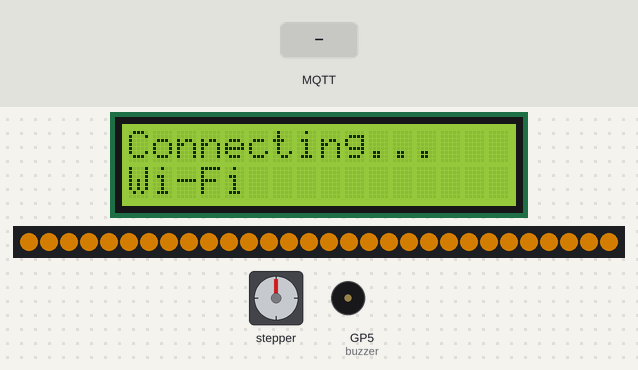
A program run on a simulated Raspberry Pi Pico running MicroPython. On the bench: 16×2 character LCD, 30 RGB LEDs in strip order, left to right, stepper motor, buzzer (waves = sounding). The test bench sets the inputs (shaded band). Dim RGB values are drawn brighter than linear; WiFi joins after 1.5 s; no MQTT or app messages arrive unless stated; the stepper is drawn at 2048 steps a turn; library files of the repository ran but are not shown: ws2812.py; what the program prints to the serial console is not drawn.

Above: at 1.2 s.
1.3 s: MQTT message "BAD_PIN" arrives on the first subscribed topic
At 3.5 s:
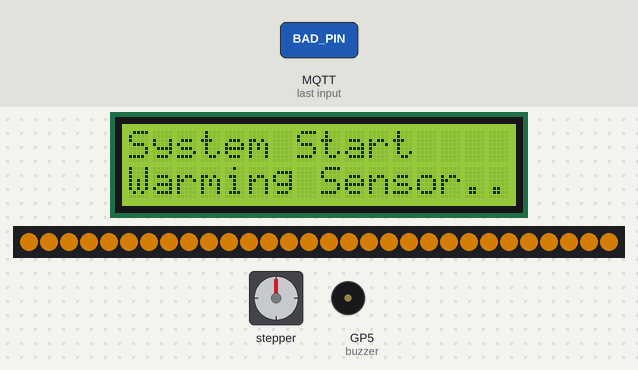
4.0 s: MQTT message "LOCK" arrives on the first subscribed topic
At 4.6 s:
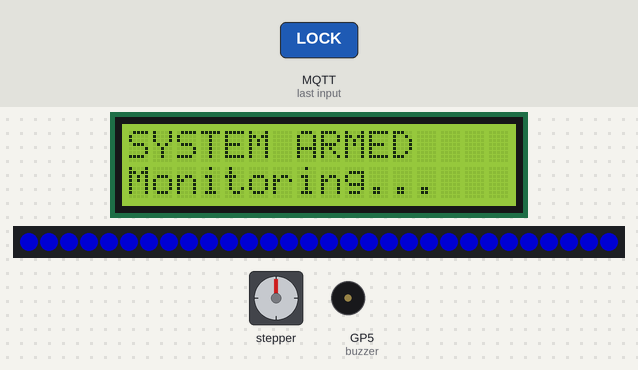
5.5 s: MQTT message "LOCK" arrives on the first subscribed topic
7.1 s: MQTT message "UNLOCK" arrives on the first subscribed topic
At 7.59 s:
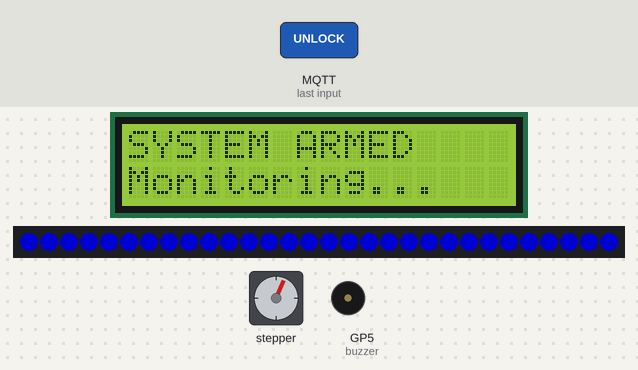
14.9 s: MQTT message "BAD_PIN" arrives on the first subscribed topic
At 17.5 s:
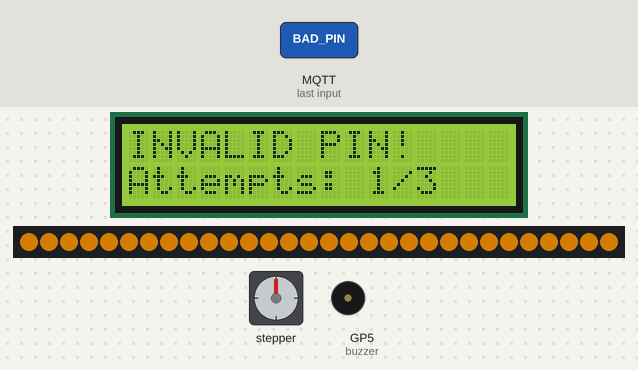
17.9 s: MQTT message "UNLOCK" arrives on the first subscribed topic
At 19.3 s:
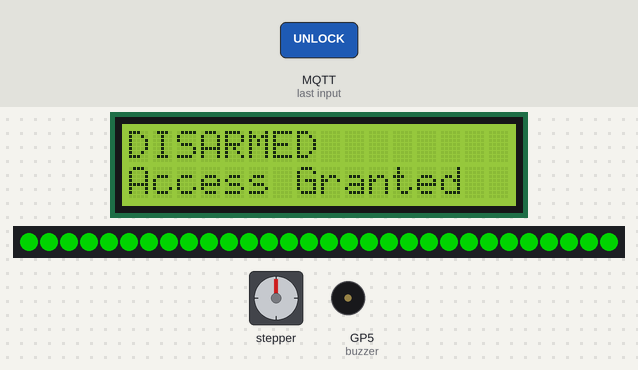
Timing chart, 0 to 20.9 s (numbered marks = the images above; inputs shaded):
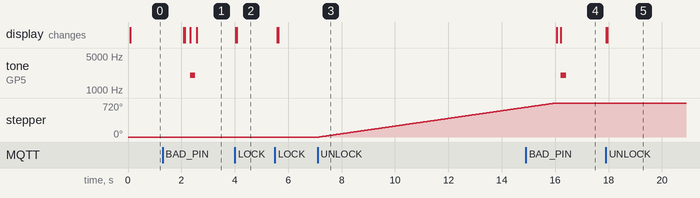

Measured:
- after the input at 1.3 s, tone on GP5 (buzzer): silent → 2000 Hz after 1.0 s, → silent 0.20 s later; the display: first differs from a run without the input after 1.0 s (image 1 shows a later state)
- after the input at 7.1 s, stepper: keeps turning clockwise at about 81°/s, starting after 0.06 s
- after the input at 14.9 s, tone on GP5 (buzzer): silent → 2000 Hz after 1.3 s, → silent 0.20 s later; the display: first differs from a run without the input after 1.3 s (image 4)

The program:

main_-_stepper_motor.py
```python
import network
import uasyncio as asyncio
import time
import ssl
import socket
import ujson
from machine import Pin, PWM, SoftI2C
from umqtt.simple import MQTTClient
from machine_i2c_lcd import I2cLcd
from ws2812 import WS2812
import config

# ==========================================
# 1. HARDWARE CONFIGURATION
# ==========================================
PIR_PIN = 7         # PIR Sensor
BUZZER_PIN = 5      # Buzzer
# Stepper Motor Pins (ULN2003 Driver)
IN1_PIN = 18
IN2_PIN = 19
IN3_PIN = 20
IN4_PIN = 21

LCD_SDA = 2         # I2C Data
LCD_SCL = 3         # I2C Clock
LED_PIN = 16        # Neopixel LED
LED_COUNT = 30      # LED Count

# Constants
DEBOUNCE_DELAY = 3  # Seconds between motion events
LOCKOUT_LIMIT = 3   # Max failed attempts
WARMUP_TIME = 20    # Seconds to wait for PIR to stabilize

# MQTT Topics
TOPIC_CMD = b"home/security/cmd"         # Incoming
TOPIC_COUNT = b"home/security/pir_count" # Outgoing
TOPIC_AUTH = b"home/security/auth_count" # Outgoing
TOPIC_STATE = b"home/security/state"     # Outgoing

# LED Colors
COLOR_BLACK = (0, 0, 0)
COLOR_RED   = (255, 0, 0)
COLOR_GREEN = (0, 255, 0)
COLOR_BLUE  = (0, 0, 255)
COLOR_YELLOW= (255, 150, 0)

# ==========================================
# 2. GLOBAL STATE
# ==========================================
current_state = 1
failed_attempts = 0
last_motion_time = 0
intruder_count = 0
authorized_count = 0
client = None  # Global MQTT client variable
is_locked = True # Track physical lock state

# ==========================================
# 3. SETUP HARDWARE
# ==========================================
# PIR
pir = Pin(PIR_PIN, Pin.IN, Pin.PULL_DOWN)

# Buzzer
buzzer = PWM(Pin(BUZZER_PIN))
buzzer.freq(2000)
buzzer.duty_u16(0)

# Stepper Motor Setup
stepper_pins = [
    Pin(IN1_PIN, Pin.OUT),
    Pin(IN2_PIN, Pin.OUT),
    Pin(IN3_PIN, Pin.OUT),
    Pin(IN4_PIN, Pin.OUT)
]

# Half-step sequence for 28BYJ-48 (8 steps)
step_sequence = [
    [1, 0, 0, 0],
    [1, 1, 0, 0],
    [0, 1, 0, 0],
    [0, 1, 1, 0],
    [0, 0, 1, 0],
    [0, 0, 1, 1],
    [0, 0, 0, 1],
    [1, 0, 0, 1]
]

# LCD
i2c = SoftI2C(sda=Pin(LCD_SDA), scl=Pin(LCD_SCL), freq=400000)
try:
    lcd = I2cLcd(i2c, 0x27, 2, 16)
except Exception as e:
    print(f"LCD Init Error: {e}")
    lcd = None

# LED
try:
    led = WS2812(LED_PIN, LED_COUNT)
except Exception as e:
    print(f"LED Init Error: {e}")
    led = None

# ==========================================
# 4. HELPER FUNCTIONS
# ==========================================
def set_led(color):
    if led:
        led.pixels_fill(color)
        led.pixels_show()

def buzzer_on():
    buzzer.duty_u16(30000)

def buzzer_off():
    buzzer.duty_u16(0)

def update_display(line1, line2=""):
    if lcd:
        try:
            lcd.clear()
            lcd.putstr(line1)
            if line2:
                lcd.move_to(0, 1)
                lcd.putstr(line2)
        except:
            pass

def rotate_stepper(direction):
    """
    Rotates the stepper motor approx 90 degrees.
    direction: 1 for Open (Clockwise), -1 for Close (Counter-Clockwise)
    """
    global is_locked

    # Don't try to lock if already locked, or open if already open
    if direction == 1 and not is_locked:
        return
    if direction == -1 and is_locked:
        return

    print(f"[STEPPER] Moving {'Unlock' if direction == 1 else 'Lock'}...")

    # 28BYJ-48 is approx 4096 steps per revolution (half-step)
    # 90 degrees = ~1024 steps
    steps_to_move = 1024

    for _ in range(steps_to_move):
        for step in step_sequence if direction == 1 else reversed(step_sequence):
            for i in range(4):
                stepper_pins[i].value(step[i])
            time.sleep_us(1000) # Speed control (1ms delay)

    # Turn off coils to save power and stop heating
    for pin in stepper_pins:
        pin.value(0)

    # Update logic state
    is_locked = (direction == -1)
    print("[STEPPER] Done.")

# ==========================================
# 5. ASYNC TASKS
# ==========================================

async def web_server():
    """Simple HTTP Server"""
    print("[WEB] Starting Server...")
    try:
        addr = socket.getaddrinfo('0.0.0.0', 80)[0][-1]
        s = socket.socket()
        s.setsockopt(socket.SOL_SOCKET, socket.SO_REUSEADDR, 1)
        s.bind(addr)
        s.listen(5)
        s.setblocking(False)

        while True:
            try:
                conn, addr = s.accept()
                request = conn.recv(1024)
                state_str = ["DISARMED", "ARMED", "ALERT", "LOCKOUT"][current_state]
                response = f"""HTTP/1.1 200 OK\r\nContent-Type: text/html\r\n\r\n
                <!DOCTYPE html>
                <html><body>
                  <h1>Security System</h1>
                  <p>State: {state_str}</p>
                  <p>Intruders: {intruder_count}</p>
                  <p>Authorized: {authorized_count}</p>
                </body></html>"""
                conn.send(response)
                conn.close()
            except OSError:
                pass
            await asyncio.sleep(0.1)
    except Exception as e:
         print("Server Init Error:", e)

async def mqtt_loop(client_instance):
    while True:
        try:
            client_instance.check_msg()
        except OSError:
            print("MQTT Error")
        await asyncio.sleep(0.1)

def mqtt_callback(topic, msg):
    global current_state, failed_attempts, intruder_count, authorized_count

    cmd = msg.decode().upper()
    print(f"[MQTT] Received: {cmd}")

    # --- ADMIN RESET ---
    if current_state == 3 and cmd == "ADMIN_RESET":
        failed_attempts = 0
        current_state = 1
        update_display("SYSTEM RESET", "Attempts Cleared")
        set_led(COLOR_BLUE)
        rotate_stepper(-1) # Lock
        return

    # --- UNLOCK / DISARM ---
    if cmd == "UNLOCK":
        failed_attempts = 0
        current_state = 0

        authorized_count += 1
        if client:
            client.publish(TOPIC_AUTH, str(authorized_count).encode())
            client.publish(TOPIC_STATE, b'DISARMED')

        rotate_stepper(1) # Open (1)
        buzzer_off()
        set_led(COLOR_GREEN)
        update_display("DISARMED", "Access Granted")

    # --- LOCK / ARM ---
    elif cmd == "LOCK":
        current_state = 1
        rotate_stepper(-1) # Close (-1)
        set_led(COLOR_BLUE)
        update_display("SYSTEM ARMED", "Monitoring...")
        if client:
            client.publish(TOPIC_STATE, b'ARMED')

    # --- BAD PIN ---
    elif cmd == "BAD_PIN":
        failed_attempts += 1
        update_display("INVALID PIN!", f"Attempts: {failed_attempts}/3")
        set_led(COLOR_YELLOW)
        buzzer_on()
        time.sleep(0.2)
        buzzer_off()

        if failed_attempts >= LOCKOUT_LIMIT:
            current_state = 3
            update_display("SYSTEM LOCKED", "Wait 60s...")
            set_led(COLOR_RED)
            rotate_stepper(-1) # Ensure locked
            if client:
                client.publish(TOPIC_STATE, b'LOCKOUT')

async def sensor_loop(client_instance):
    global current_state, last_motion_time, intruder_count

    # Warmup
    print("Starting PIR Warmup...")
    update_display("System Start", "Warming Sensor..")
    # Ensure motor is in locked position at start
    rotate_stepper(-1)
    set_led(COLOR_YELLOW)

    for i in range(WARMUP_TIME):
        if i % 5 == 0: print(f"Warming up... {WARMUP_TIME - i}s")
        await asyncio.sleep(1)

    print("PIR Ready.")
    update_display("SYSTEM ARMED", "Monitoring...")
    set_led(COLOR_BLUE)

    # Auto-Reset Vars
    ALARM_DURATION = 5
    REARM_DELAY = 5
    alert_start_time = 0

    while True:
        # ARMED CHECK
        if current_state == 1:
            if pir.value() == 1:
                now = time.time()
                if (now - last_motion_time) > DEBOUNCE_DELAY:
                    intruder_count += 1
                    print(f"Motion! Intruder count: {intruder_count}")

                    if client_instance:
                        client_instance.publish(TOPIC_COUNT, str(intruder_count).encode())
                        client_instance.publish(TOPIC_STATE, b'INTRUDER')

                    last_motion_time = now
                    current_state = 2 # ALERT
                    alert_start_time = now

                    update_display("!! ALERT !!", f"Intruders: {intruder_count}")
                    set_led(COLOR_RED)

        # ALERT HANDLER
        if current_state == 2:
            if time.time() - alert_start_time > ALARM_DURATION:
                buzzer_off()
                update_display("Re-arming...", "Please Wait")
                set_led(COLOR_YELLOW)
                await asyncio.sleep(REARM_DELAY)

                current_state = 1
                update_display("SYSTEM ARMED", "Monitoring...")
                set_led(COLOR_BLUE)
                if client_instance:
                    client_instance.publish(TOPIC_STATE, b'ARMED')
            else:
                buzzer_on()
                await asyncio.sleep(0.5)
                buzzer_off()
                await asyncio.sleep(0.5)

        # LOCKOUT HANDLER
        elif current_state == 3:
            buzzer_on()
            await asyncio.sleep(1)
            buzzer_off()
            await asyncio.sleep(2)
        else:
            await asyncio.sleep(0.1)

# ==========================================
# 6. MAIN SETUP
# ==========================================
async def main():
    global client
    set_led(COLOR_YELLOW)
    update_display("Connecting...", "Wi-Fi")

    wlan = network.WLAN(network.STA_IF)
    wlan.active(True)
    wlan.connect(config.ssid, config.pwd)

    max_wait = 15
    while max_wait > 0:
        if wlan.status() < 0 or wlan.status() >= 3:
            break
        max_wait -= 1
        await asyncio.sleep(1)

    if wlan.status() != 3:
        update_display("WiFi Failed", "Check Config")
        set_led(COLOR_RED)
    else:
        print(f"Connected: {wlan.ifconfig()[0]}")
        update_display("Wi-Fi OK", "Connecting MQTT")

        try:
            context = ssl.SSLContext(ssl.PROTOCOL_TLS_CLIENT)
            context.verify_mode = ssl.CERT_NONE

            client = MQTTClient(
                client_id=b'hello',
                server=config.MQTT_BROKER,
                port=config.MQTT_PORT,
                user=config.MQTT_USER,
                password=config.MQTT_PWD,
                ssl=context
            )

            client.set_callback(mqtt_callback)
            client.connect()
            client.subscribe(TOPIC_CMD)
            print("MQTT Connected.")

            # Start Tasks
            asyncio.create_task(web_server())
            asyncio.create_task(mqtt_loop(client))
            asyncio.create_task(sensor_loop(client))

            while True:
                await asyncio.sleep(1)
        except Exception as e:
            print("Init Error:", e)
            update_display("MQTT Error", "Check Broker")

try:
    asyncio.run(main())
except Exception as e:
    print("Error:", e)
```

config.py
```python
ssid = "JESSICA" #"change correct Wi-Fi name here"
pwd = "1234567890" #"Add your Wi-Fi password here"
MQTT_BROKER = '5b52a741d6104c309c63d2bf1884a717.s1.eu.hivemq.cloud' # broker/server URL
MQTT_PORT= 8883
MQTT_USER = 'jssuarezc'  # access username
MQTT_PWD = 'dr34msc#m3trU3' # access pwd

# Topics
TOPIC_CONTROL = b"pico/control"  # Topic to receive commands (UNLOCK, LOCK)
TOPIC_STATUS = b"pico/status"    # Topic to send updates (ARMED, ALERT)
```
